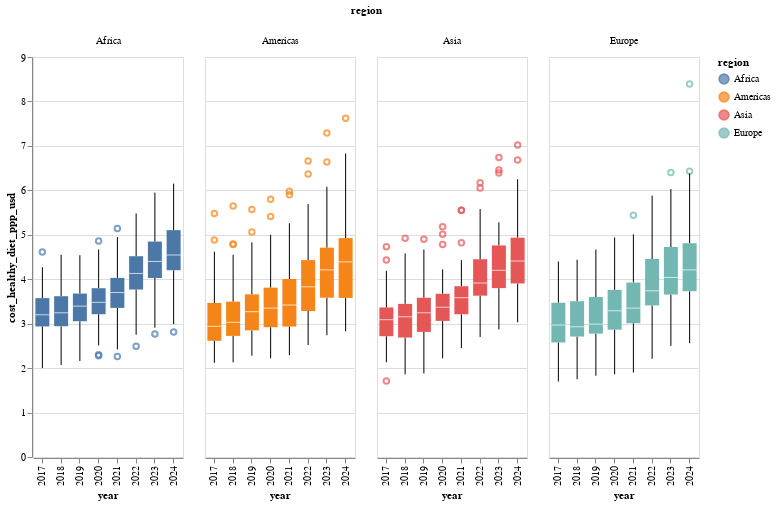

Notebook source saved alongside this figure:
### Code cell
alt.Chart(data).mark_boxplot().encode(
    x="year:O",
    y="cost_healthy_diet_ppp_usd:Q",
    color="region:N",
    column="region:N"
).properties(
    width=150,
    height=400
)

### Figure 1 — Vega-Lite specification as saved in the notebook (floating-point values rounded to 4 significant figures; data arrays with more than 128 entries replaced by an {"elided": "..."} marker saying what was removed)
{"config": {"view": {"continuousWidth": 300, "continuousHeight": 300}}, "data": {"name": "data-389b9708a7c92af785d0488e3e017857"}, "mark": {"type": "boxplot"}, "encoding": {"color": {"field": "region", "type": "nominal"}, "column": {"field": "region", "type": "nominal"}, "x": {"field": "year", "type": "ordinal"}, "y": {"field": "cost_healthy_diet_ppp_usd", "type": "quantitative"}}, "height": 400, "width": 150, "$schema": "https://vega.github.io/schema/vega-lite/v5.20.1.json", "datasets": {"data-389b9708a7c92af785d0488e3e017857": {"elided": "1379 records"}}}
